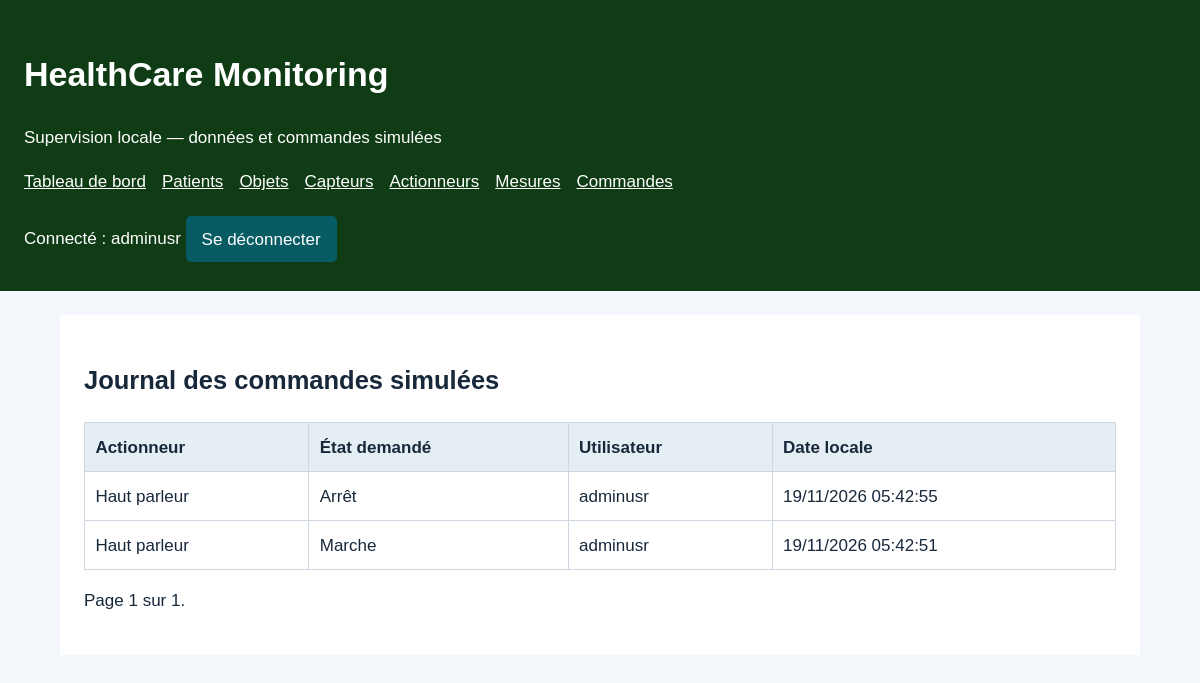
Page /journal/ (signed in) on the earlier database version.
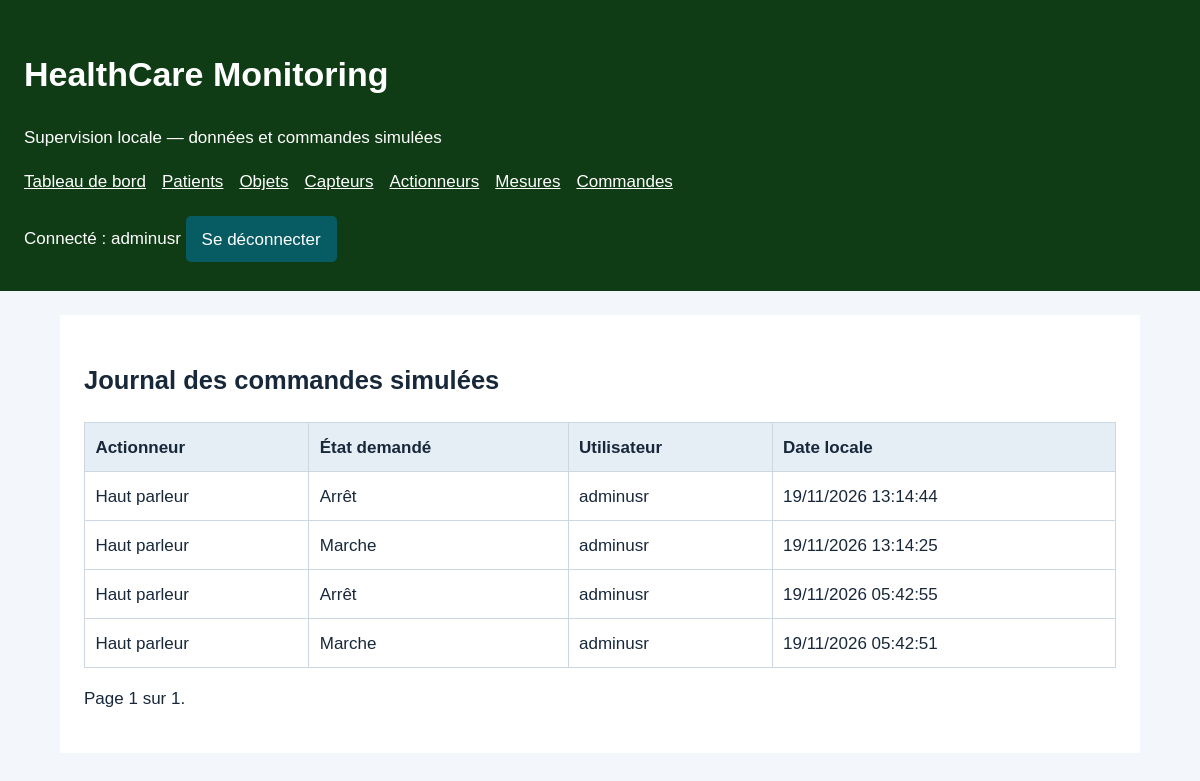
Same page on the later database version.
### HealthcareProject/models.py (models this page shows, shortened)
class Commande(models.Model):
    actionneur = models.ForeignKey(Actionneur, on_delete=models.PROTECT, related_name='commandes')
    utilisateur = models.ForeignKey(settings.AUTH_USER_MODEL, on_delete=models.PROTECT)
    etat_demande = models.BooleanField()
    date = models.DateTimeField(auto_now_add=True)
    class Meta:
        ordering = ['-date', '-id']

class Actionneur(models.Model):
    objet = models.ForeignKey(Objet, on_delete=models.PROTECT, related_name='actionneurs')
    nom = models.CharField(max_length=80, unique=True)
    type_action = models.CharField(max_length=20, choices=[
        ('speaker', 'Alerte Vocale'), ('LED', 'Alerte Visuelle'),
    ])
    etat = models.BooleanField(default=False, editable=False)
    class Meta:
        ordering = ['nom']
    def __str__(self):
        return self.nom

### HealthcareProject/views.py (the view)
# urls.py: path('journal/', views.journal, name='journal'),
@login_required
def journal(request):
    commandes = Commande.objects.select_related('actionneur', 'utilisateur')
    return render(request, 'HealthcareProject/journal.html', {
        'page': Paginator(commandes, 20).get_page(request.GET.get('page')),
    })

### HealthcareProject/templates/HealthcareProject/journal.html (shortened to what this page needs)
{% extends 'base.html' %}
{% block contenu %}
<h2>Journal des commandes simulées</h2>
<div class="tableau">
    <table>
        <thead>
            <tr>
                <th>Actionneur</th>
                <th>État demandé</th>
                <th>Utilisateur</th>
                <th>Date locale</th>
            </tr>
        </thead>
        <tbody>{% for commande in page %}
            <tr>
                <td>{{ commande.actionneur }}</td>
                <td>{{ commande.etat_demande|yesno:'Marche,Arrêt' }}</td>
                <td>{{ commande.utilisateur.username }}</td>
                <td>{{ commande.date|date:'d/m/Y H:i:s' }}</td>
            </tr>
            {% empty %}
            <tr>
                <td colspan="4">Aucune commande.</td>
            </tr>
            {% endfor %}
        </tbody>
    </table>
</div>
<p>Page {{ page.number }} sur {{ page.paginator.num_pages }}.
{% if page.has_next %}<a href="?page={{ page.next_page_number }}">Suivante</a>{% endif %}</p>
{% endblock %}

Differences in the rows shown:
added Commande: actionneur "Haut parleur", etat_demande "Arrêt", utilisateur.username "adminusr", date "19/11/2026 13:14:44"
added Commande: actionneur "Haut parleur", etat_demande "Marche", utilisateur.username "adminusr", date "19/11/2026 13:14:25"
